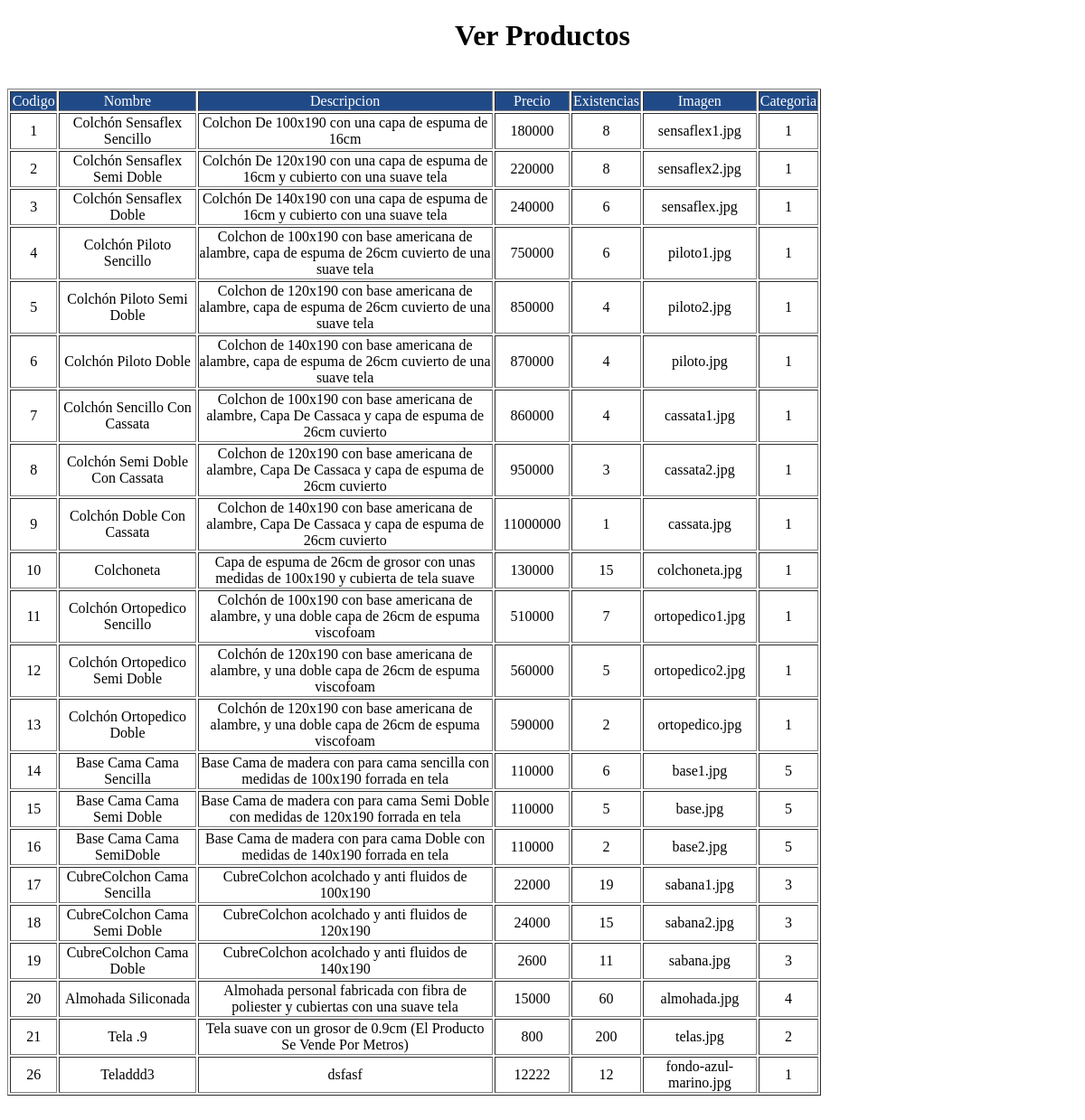
/Modulos/VerPro.php, run on an earlier commit of the app's database.
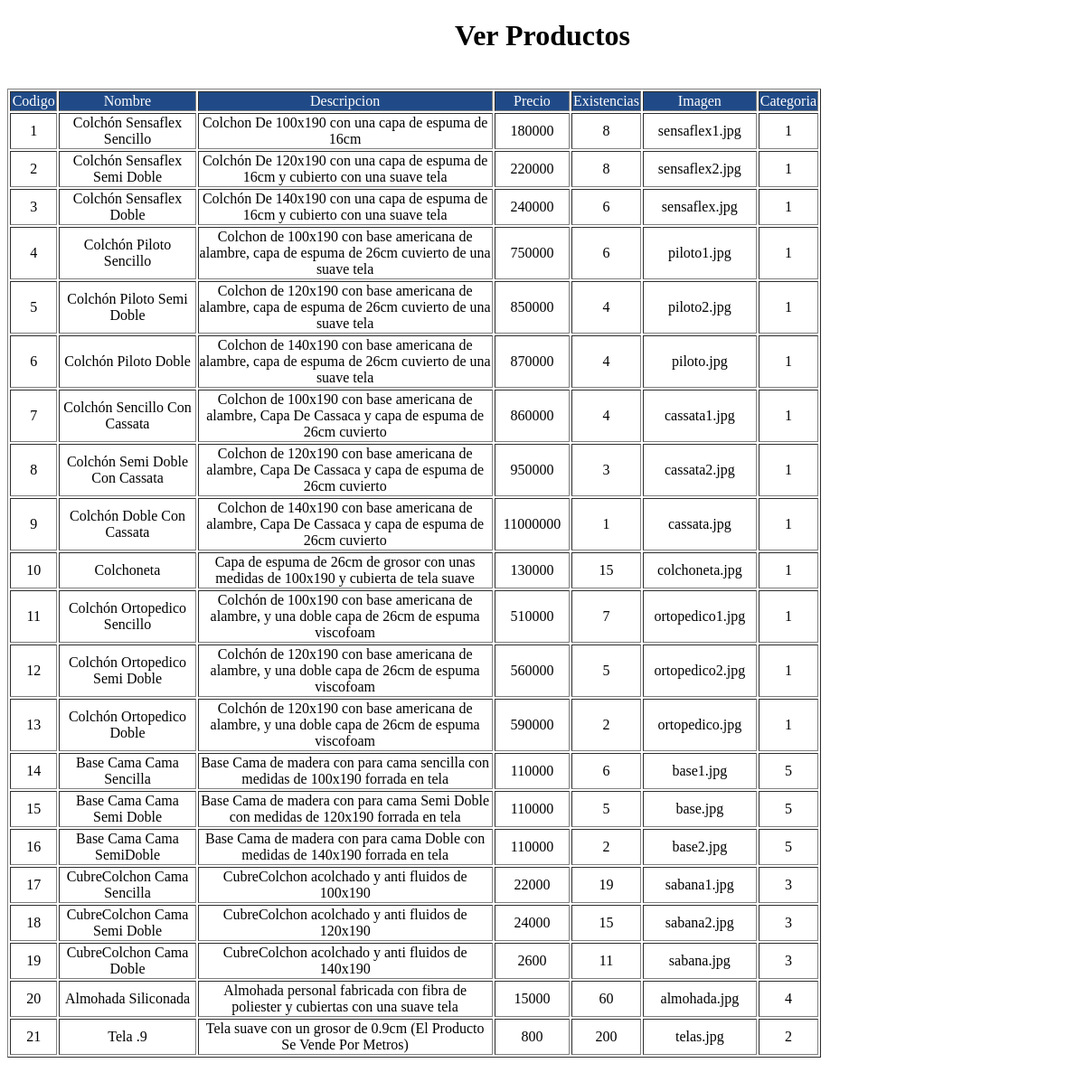
And on a later commit of the database.
### tables this page shows
CREATE TABLE `producto` (
  `codproducto` int(11) NOT NULL,
  `nombre_producto` varchar(30) NOT NULL,
  `descripcion` varchar(100) DEFAULT NULL,
  `precio` int(10) DEFAULT NULL,
  `existencia` int(11) DEFAULT NULL,
  `imagen` text NOT NULL,
  `fk_idcategoria` int(11) NOT NULL
);

### PHP/ConexionBD.php (called while the page is built)
<?php
function Conectarse()
{
	$Conexion=new mysqli("localhost","root","","proyecto");
	if ($Conexion->connect_errno)
		echo "Problemas en la Conexion ". $Conexion->connect_error;
	else
		return $Conexion;
}
?>

### PHP/ClasesProductos.php (called while the page is built, shortened)
<?php
class Producto
{
	public function consultarproducto()
	{
		$this->Conexion=Conectarse();
		$sql="SELECT * from producto";
		$resultado=$this->Conexion->query($sql);
		return $resultado;
	}
}
?>

### Modulos/VerPro.php (the view, shortened to what this page needs)
<?php
require_once "PHP/conexionbd.php";
require "PHP/ClasesProductos.php";
$objProducto= new Producto();
$resultado=$objProducto->consultarproducto();
?>
<!DOCTYPE html>
<html>
<head>
</head>
<body>
	<div class="formAñadirQ">
		<h1 align="center" >Ver Productos</h1><br>
		<table class="tablapro" border="1px solid white" width="900px;" height="400px;">
			<tr align="center" bgcolor="#204a87" class="tr1" style="color: white">
				<td width="6%">Codigo</td>
				<td width="19%">Nombre</td>
				<td width="45%">Descripcion</td>
				<td width="10%">Precio</td>
				<td width="5%">Existencias</td>
				<td width="15%">Imagen</td>
				<td width="5%">Categoria</td>
			</tr>
	</div>
	<?php
		while ($producto=$resultado->fetch_object()){
		?>
			<tr class="tr2" style="text-align: center">
				<td width="6%"><?php echo $producto->codproducto ?></td>
				<td width="19%"><?php echo $producto->nombre_producto ?></td>
				<td width="45%"><?php echo $producto->descripcion ?></td>
				<td width="10%"><?php echo $producto->precio ?></td>
				<td width="5%"><?php echo $producto->existencia ?></td>
				<td width="15%"><?php echo $producto->imagen ?></td>
				<td width="5%"><?php echo $producto->fk_idcategoria ?></td>
			</tr>
		<?php
		}
		?>
		<br><br>
</body>
</html>

What changed in the data, as far as the page shows it:
removed producto: codproducto "26", nombre_producto "Teladdd3", descripcion "dsfasf", precio "12222", existencia "12", imagen "fondo-azul-marino.jpg", fk_idcategoria "1"
